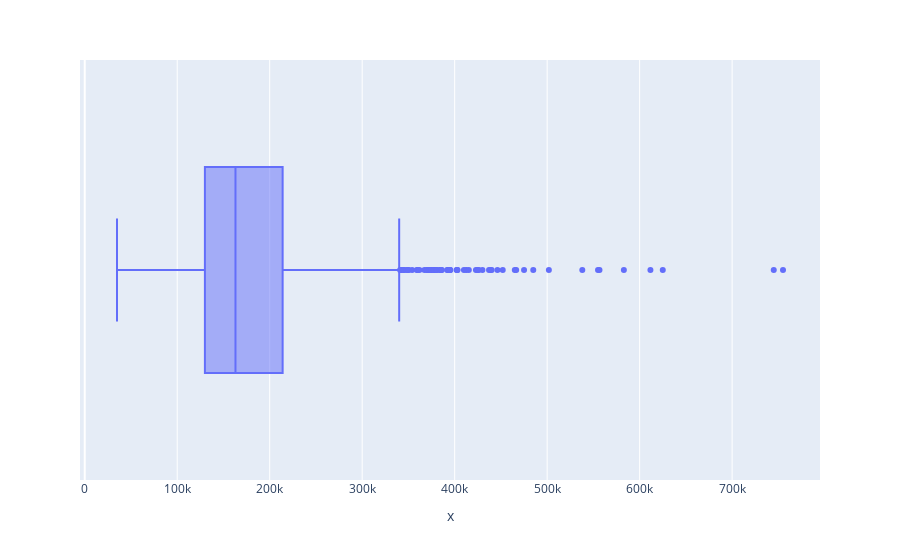

Notebook cell for this chart:
### Markdown cell above
- tring to remove the outliers of the saleprice

### Code cell
plt.figure()
px.box(x=df_train["SalePrice"])

### Figure 1 — Plotly figure (JSON) as saved in the notebook; plotly's stock layout.template omitted (floating-point values rounded to 4 significant figures; data arrays with more than 128 entries replaced by an {"elided": "..."} marker saying what was removed)
{"data": [{"alignmentgroup": "True", "hovertemplate": "x=%{x}<extra></extra>", "legendgroup": "", "marker": {"color": "#636efa"}, "name": "", "notched": false, "offsetgroup": "", "orientation": "h", "showlegend": false, "type": "box", "x": {"elided": "1460 int values"}, "x0": " ", "xaxis": "x", "y0": " ", "yaxis": "y"}], "layout": {"boxmode": "group", "legend": {"tracegroupgap": 0}, "margin": {"t": 60}, "xaxis": {"anchor": "y", "domain": [0, 1], "title": {"text": "x"}}, "yaxis": {"anchor": "x", "domain": [0, 1]}}}
